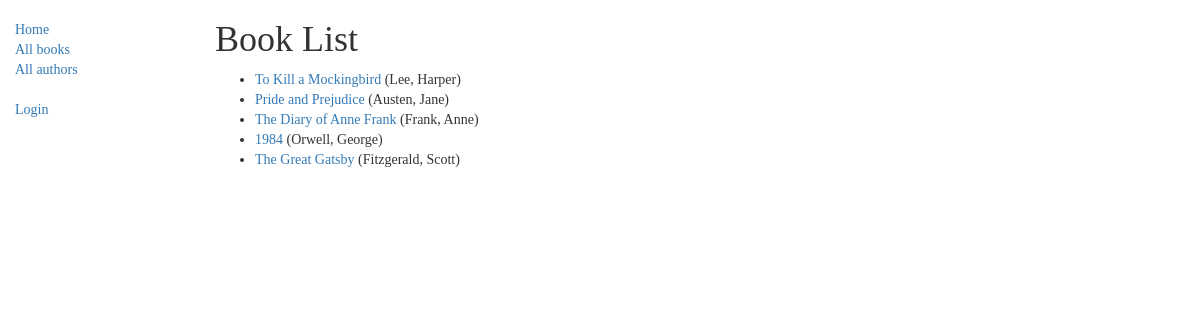
/catalog/books/, run on the app's committed database.
### catalog/models.py (models this page shows, shortened)
class Book(models.Model):
    title = models.CharField(max_length=200)
    author = models.ForeignKey('Author', on_delete=models.SET_NULL, null=True)
    summary = models.TextField(max_length=1000, help_text="Enter a brief description of the book")
    isbn = models.CharField('ISBN', max_length=13,
                            help_text='13 Character <a href="https://www.isbn-international.org/content/what-isbn">ISBN number</a>')
    genre = models.ManyToManyField(Genre, help_text="Select a genre for this book")
    language = models.ForeignKey('Language', on_delete=models.SET_NULL, null=True)
    def display_genre(self):
        """Creates a string for the Genre. This is required to display genre in Admin."""
        return ', '.join([genre.name for genre in self.genre.all()[:3]])
    display_genre.short_description = 'Genre'
    def get_absolute_url(self):
        return reverse('book-detail', args=[str(self.id)])

class Author(models.Model):
    first_name = models.CharField(max_length=100)
    last_name = models.CharField(max_length=100)
    date_of_birth = models.DateField(null=True, blank=True)
    date_of_death = models.DateField('died', null=True, blank=True)
    class Meta:
        ordering = ['last_name', 'first_name']
    def __str__(self):
        return '{0}, {1}'.format(self.last_name, self.first_name)

### catalog/views.py (the view)
# urls.py: path('books/', views.BookListView.as_view(), name='books'),
class BookListView(generic.ListView):
    model = Book
    paginate_by = 10

### catalog/templates/catalog/book_list.html
{% extends "base_generic.html" %}
{% block content %}
    <h1>Book List</h1>
    {% if book_list %}
    <ul>
      {% for book in book_list %}
      <li>
        <a href="{{ book.get_absolute_url }}">{{ book.title }}</a> ({{book.author}})
      </li>
      {% endfor %}
    </ul>
    {% else %}
      <p>There are no books in the library.</p>
    {% endif %}
{% endblock %}

### catalog/static/css/styles.css (style rules this page uses)
h1, h2, h3, h4, ul { font-family: 'Unlock', cursive; }

### data on the page
Book: title "To Kill a Mockingbird", author "Lee, Harper"
Book: title "Pride and Prejudice", author "Austen, Jane"
Book: title "The Diary of Anne Frank", author "Frank, Anne"
Book: title "1984", author "Orwell, George"
Book: title "The Great Gatsby", author "Fitzgerald, Scott"
